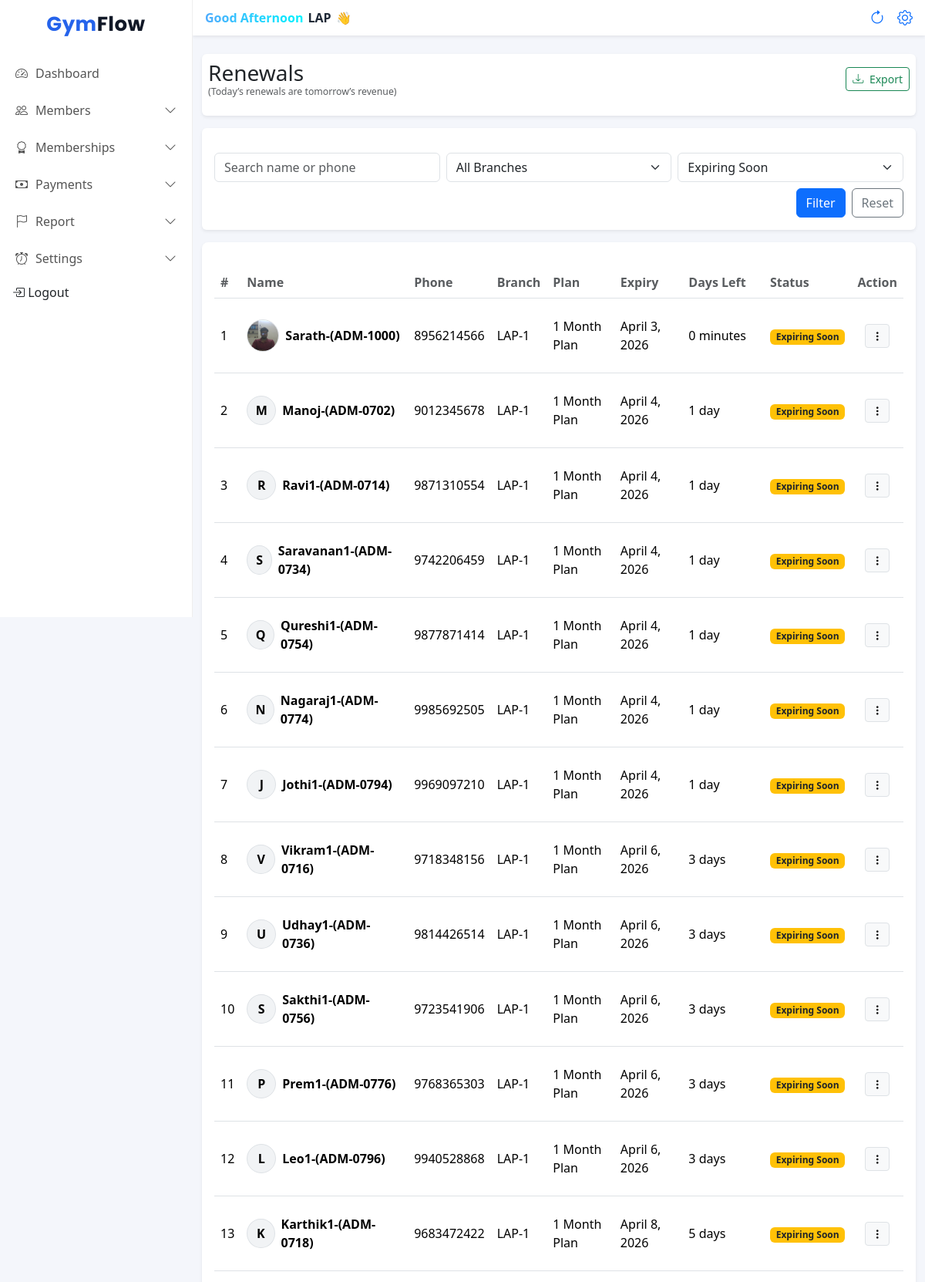
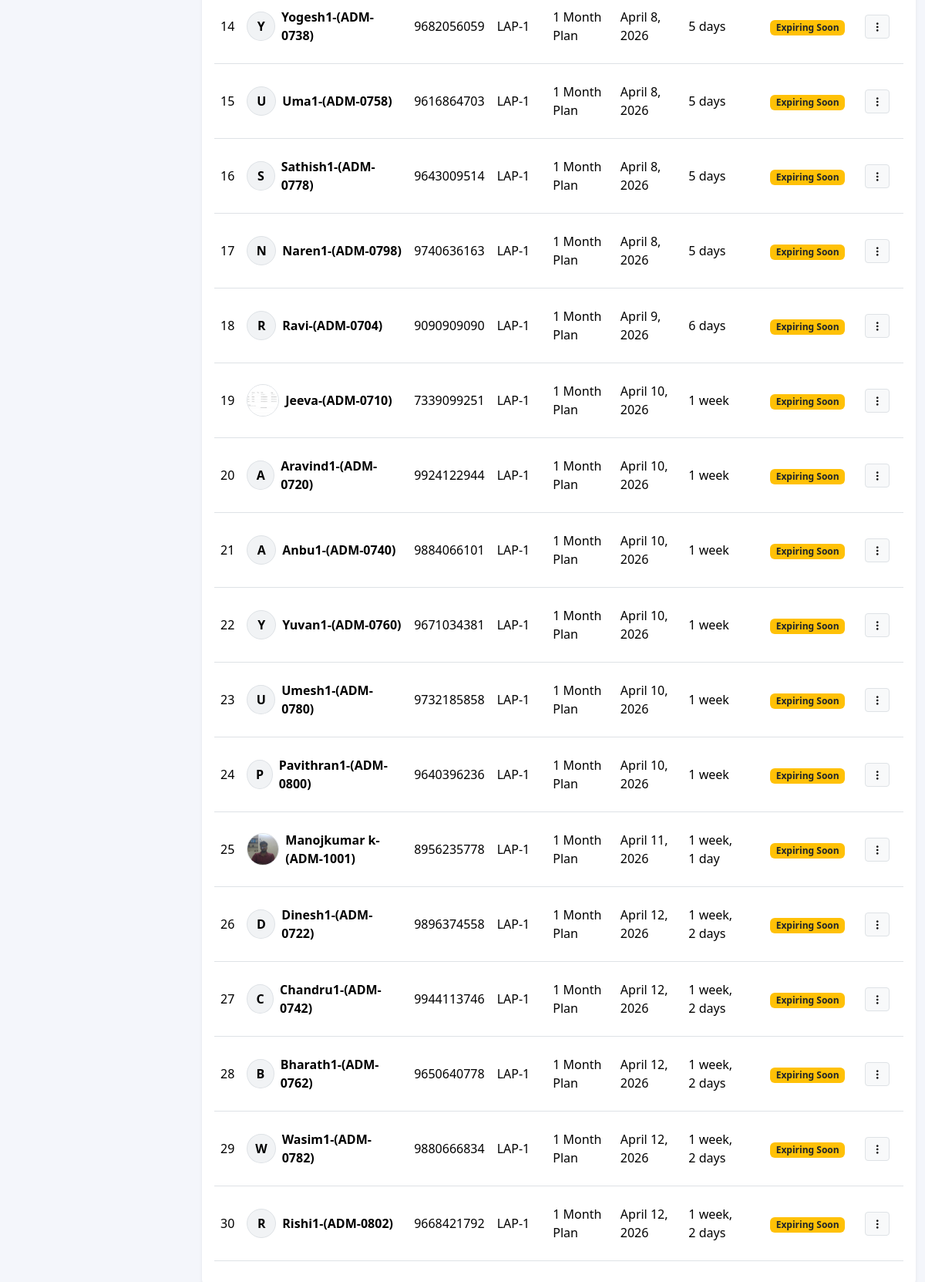
Screenshot of /renewals/ (signed in) with the database file from the repository (2 pictures, top to bottom).
### accounts/models.py (models this page shows, shortened)
class User(AbstractUser):
    ROLE_CHOICES = (
        ('ADMIN', 'Owner'),
        ('TRAINER', 'Trainer'),
    )
    gym = models.ForeignKey(Gym, on_delete=models.CASCADE, null=True, blank=True)
    role = models.CharField(max_length=10, choices=ROLE_CHOICES, default='TRAINER')
    phone = models.CharField(max_length=15, blank=True, null=True)
    branch = models.ForeignKey(Branch, on_delete=models.SET_NULL, null=True, blank=True)

### frontend/models.py (models this page shows, shortened)
class Member(models.Model):
    STATUS_CHOICES = (
        ('active', 'Active'),
        ('expiring', 'Expiring Soon'),
        ('expired', 'Expired'),
    )
    is_deleted = models.BooleanField(default=False)
    admission_number = models.CharField(max_length=10,  blank=True, null=True)
    DOB=models.DateField(null=True,blank=True)
    gym = models.ForeignKey(Gym, on_delete=models.CASCADE, related_name="members")
    branch = models.ForeignKey(Branch, on_delete=models.CASCADE, related_name="members")
    name = models.CharField(max_length=100)
    phone = models.CharField(max_length=15)
    join_date = models.DateField(default=date.today)
    photo = models.ImageField(upload_to="members/", blank=True, null=True)
    plan = models.ForeignKey(MembershipPlan, on_delete=models.SET_NULL, null=True, blank=True)
    start_date = models.DateField(null=True)
    expiry_date = models.DateField()
    security_deposit = models.DecimalField(max_digits=10, decimal_places=2, default=0)
    status = models.CharField(max_length=10, choices=STATUS_CHOICES, default='active')
    created_at = models.DateTimeField(auto_now_add=True)
    class Meta:
        unique_together = ("gym", "admission_number")
    def __str__(self):
        return f"{self.name} ({self.branch.name})"

class Branch(models.Model):
    gym = models.ForeignKey(Gym, on_delete=models.CASCADE, related_name="branches")
    name = models.CharField(max_length=100)
    address = models.TextField(blank=True)
    phone = models.CharField(max_length=15, blank=True)
    created_at = models.DateTimeField(auto_now_add=True)
    class Meta:
        unique_together = ('gym', 'name')  # same gym can't have 2 branches with same name
    def __str__(self):
        return f"{self.name} - {self.gym.name}"

class MembershipPlan(models.Model):
    branch = models.ForeignKey(Branch, on_delete=models.CASCADE, related_name="plans")
    name = models.CharField(max_length=50)  # Monthly / Quarterly
    duration_days = models.PositiveIntegerField()
    start_date = models.DateField(null=True)
    end_date = models.DateField(null=True)
    price = models.DecimalField(max_digits=8, decimal_places=2)
    is_active = models.BooleanField(default=True)
    created_at = models.DateTimeField(auto_now_add=True)
    class Meta:
        unique_together = ('branch', 'name')  # same branch can't have same plan name twice

### frontend/views.py (the view)
# urls.py: path("renewals/", renewals_page, name="renewals_page"),
@login_required
@owner_or_trainer
def renewals_page(request):
    gym = request.user.gym
    update_member_statuses(gym)
    today = timezone.localdate()
    q = request.GET.get("q", "").strip()
    branch_id = request.GET.get("branch", "").strip()
    status = request.GET.get("status", "expiring").strip()
    members = Member.objects.filter(gym=gym , is_deleted=False).select_related("branch", "plan")
    if q:
        members = members.filter(
            Q(name__icontains=q) |
            Q(phone__icontains=q) |
            Q(admission_number__icontains=q)
        )
    if branch_id:
        members = members.filter(branch_id=branch_id)
    days = gym.expiry_reminder_days_before or 7
    expiring_limit = today + timedelta(days=days)
    if status == "expired":
        members = members.filter(expiry_date__lt=today)
    elif status == "expiring":
        members = members.filter(expiry_date__gte=today, expiry_date__lte=expiring_limit)
    elif status == "active":
        members = members.filter(expiry_date__gt=expiring_limit)
    elif status == "all":
        pass
    branches = Branch.objects.filter(gym=gym).order_by("name")
    context = {
        "members": members.order_by("expiry_date"),
        "branches": branches,
        "q": q,
        "branch_id": branch_id,
        "status": status,
        "today": today,
        "expiring_limit": expiring_limit,
    }
    print(context)
    return render(request, "renewals.html", context)

### frontend/views.py (called while the page is built)
def update_member_statuses(gym):
    today = timezone.localdate()
    days = gym.expiry_reminder_days_before or 7
    alert_limit = today + timedelta(days=7)
    expiring_limit = today + timedelta(days=days)
    Member.objects.filter(
        gym=gym,
        expiry_date__lt=today
    ).exclude(status="expired").update(status="expired")
    Member.objects.filter(
        gym=gym,
        expiry_date__gte=today,
        expiry_date__lte=expiring_limit
    ).exclude(status="expiring").update(status="expiring")
    Member.objects.filter(
        gym=gym,
        expiry_date__gt=expiring_limit
    ).exclude(status="active").update(status="active")

### frontend/templates/renewals.html (shortened to what this page needs)
{% extends "base.html" %}
{% block content %}
<div class="container-fluid mt-4">
<div class="card shadow-sm border-0 mb-3 py-2 px-2">
  <div class="d-flex justify-content-between align-items-center mb-3">
    <h3 class="mb-0">Renewals
    <span style="font-size: 14px;">
        <p class="text-muted small mb-0">(Today’s renewals are tomorrow’s revenue)</p>
    </span>
    </h3>
    <button class="btn btn-outline-success btn-sm" id="exportCsv">
      <i class="bi bi-download me-1"></i> Export
  </button>
  </div>
</div>
  <form method="get">
    <div class="card shadow-sm border-0 mb-3 pt-3">
      <div class="card-body">
        <div class="row g-2">
          <div class="col-12 col-md-4">
            <input type="text"
                   name="q"
                   value="{{ q }}"
                   class="form-control"
                   placeholder="Search name or phone">
          </div>
          <div class="col-12 col-md-4">
            <select name="branch" class="form-select">
              <option value="">All Branches</option>
            </select>
          </div>
          <div class="col-12 col-md-4">
            <select name="status" class="form-select">
              <option value="expiring" {% if status == "expiring" %}selected{% endif %}>Expiring Soon</option>
            </select>
          </div>
          <div class="col-12 d-flex justify-content-end gap-2 mt-2">
            <button type="submit" class="btn btn-primary">Filter</button>
            <a class="btn btn-outline-secondary" href="{% url 'renewals_page' %}">Reset</a>
          </div>
        </div>
      </div>
    </div>
  </form>
  <div class="card shadow-sm border-0 rounded-3 pt-3 pb-3 d-none d-md-block">
    <div class="card-body">
      <div class="table-responsive">
        <table class="table table-hover table-hover align-middle" id="renewalsTable">
          <thead>
            <tr>
              <th class="fw-semibold text-muted">#</th>
              <th class="fw-semibold text-muted">Name</th>
              <th class="fw-semibold text-muted">Phone</th>
              <th class="fw-semibold text-muted">Branch</th>
              <th class="fw-semibold text-muted">Plan</th>
              <th class="fw-semibold text-muted">Expiry</th>
              <th class="fw-semibold text-muted">Days Left</th>
              <th class="fw-semibold text-muted">Status</th>
              <th class="fw-semibold text-muted">Action</th>
            </tr>
          </thead>
          <tbody>
            {% for m in members %}
            {% with days_left=m.expiry_date|timeuntil:today %}
            <tr>
              <td class="py-4 ">{{ forloop.counter }}</td>
              <td>
                <div class="d-flex align-items-center gap-2">
                  {% if m.photo %}
                  <img src="{{ m.photo.url }}" alt="{{ m.name }}" width="42" height="42"
                      class="rounded-circle border" style="object-fit: cover;">
                  {% else %}
                  <div class="rounded-circle border d-flex align-items-center justify-content-center"
                      style="width:38px;height:38px;background:#f1f3f5;font-weight:600;">
                      {{ m.name|slice:":1"|upper }}
                  </div>
                  {% endif %}
                  <div class="fw-semibold">{{ m.name }}-({{ m.admission_number }})</div>
              </div>
              </td>
              <td class="py-4 ">{{ m.phone }}</td>
              <td class="py-4 ">{{ m.branch.name }}</td>
              <td class="py-4 ">{% if m.plan %}{{ m.plan.name }}{% else %}-{% endif %}</td>
              <td class="py-4 ">{{ m.expiry_date }}</td>
              <td class="py-4 ">
                {% if m.expiry_date < today %}
                  <span class="text-danger fw-bold">
                    Expired
                  </span>
                {% else %}
                  {{ m.expiry_date|timeuntil:today }}
                {% endif %}
              </td>
              <td class="py-4 ">
                {% if m.expiry_date < today %}
                  <span class="badge bg-danger">Expired</span>
                {% elif m.expiry_date <= expiring_limit %}
                  <span class="badge bg-warning text-dark">Expiring Soon</span>
                {% else %}
                  <span class="badge bg-success">Active</span>
                {% endif %}
              </td>
              <td class="text-center py-4">
                <div class="dropdown action-dropdown">
                  <button class="btn btn-light btn-sm border"
                          type="button"
                          data-bs-toggle="dropdown"
                          aria-expanded="false">
                    <i class="bi bi-three-dots-vertical"></i>
                  </button>
                </div>
              </td>
            </tr>
            {% endwith %}
            {% empty %}
            <tr>
              <td colspan="9" class="text-center">No renewals found</td>
            </tr>
            {% endfor %}
          </tbody>
        </table>
      </div>
    </div>
  </div>
</div>
{% endblock %}

### frontend/templates/base.html (shortened to what this page needs)
{% load static %}
<!DOCTYPE html>
<html lang="en">
<head>
    <link href="https://cdn.jsdelivr.net/npm/bootstrap@5.3.3/dist/css/bootstrap.min.css" rel="stylesheet">
    <link href="https://cdn.jsdelivr.net/npm/bootstrap-icons/font/bootstrap-icons.css" rel="stylesheet">
    <link rel="stylesheet" href="{% static 'css/dashboard.css' %}">
</head>
<body>
    <div class="sidebar" id="sidebar">
        <h4 class="brand-logo text-center py-3">
            Gym<span>Flow</span>
        </h4>
        <a class="" href="{% url 'dashboard' %}">
            <i class="bi bi-speedometer2"></i> Dashboard
        </a>
        <a href="javascript:void(0)" class="menu-toggle">
            <i class="bi bi-people"></i> Members
            <i class="bi bi-chevron-down ms-auto"></i>
        </a>
        <a href="javascript:void(0)" class="menu-toggle">
            <i class="bi bi-award"></i> Memberships
            <i class="bi bi-chevron-down ms-auto"></i>
        </a>
        <a href="javascript:void(0)" class="menu-toggle">
            <i class="bi bi-cash"></i> Payments
            <i class="bi bi-chevron-down ms-auto"></i>
        </a>
        <a href="javascript:void(0)" class="menu-toggle">
            <i class="bi bi-flag"></i> Report
            <i class="bi bi-chevron-down ms-auto"></i>
        </a>
        {% if request.user.role == "ADMIN" %}
        <a href="javascript:void(0)" class="menu-toggle">
            <i class="bi bi-alarm"></i> Settings
            <i class="bi bi-chevron-down ms-auto"></i>
        </a>
        {% endif %}
        <form method="post" action="{% url 'logout' %}" class="d-inline">
            <button type="submit" class="dropdown-item px-3 mt-2">
                <i class="bi bi-box-arrow-in-right"></i> Logout
            </button>
        </form>
    </div>
    <div class="content">
        <nav class="navbar bg-white shadow-sm px-3">
            <div class="d-flex align-items-center gap-2">
                <div class="welcome-text">
                    <span class="greeting">Welcome Back</span>
                    <span class="username">{{ request.user.username }}</span>
                    <span class="wave">👋</span>
                </div>
            </div>
            <div class="d-flex align-items-center">
                <a href="" class="px-3 fs-5" hreflang="Page Refresh"><i class="bi bi-arrow-clockwise"></i></a>
                <a href="{% url 'gym_profile' %}" class="fs-5" hreflang="Profile Setting"><i class="bi bi-gear"></i></a>
            </div>
        </nav>
        {% block content %}
        {% endblock %}
</body>
</html>

### frontend/static/css/dashboard.css (style rules this page uses)
body { background-color: #f5f7fb; overflow-x: hidden; }
.sidebar { width: 250px; min-height: 100vh; background: #ffffff; border-right: 1px solid #eee; position: fixed; top: 0; left: 0; transform: translateX(-100%); transition: transform 0.3s ease; z-index: 1050; }
.sidebar h4 { font-weight: 700; }
.sidebar a { color: #555; text-decoration: none; padding: 12px 20px; display: flex; align-items: center; font-weight: 500; gap: 10px; }
.content { margin-left: 0; transition: margin-left 0.3s ease; width: 100%; }
@media (min-width: 992px) { .sidebar { transform: translateX(0); } }
@media (min-width: 992px) { .content { margin-left: 250px; width: calc(100% - 250px); } }
.menu-toggle { cursor: pointer; }
.menu-toggle i.bi-chevron-down { transition: transform 0.3s; }
.table { margin-bottom: 0; }

### frontend/templates/base.html (style rules this page uses)
.brand-logo { font-family: 'Poppins', sans-serif; font-weight: 700; font-size: 26px; letter-spacing: 0.5px; color: #2563eb; }
.brand-logo span { color: #111827; }
body { background: #f4f6fb; }
.welcome-text { display: flex; align-items: center; gap: 6px; font-weight: 600; }
.greeting { font-size: 16px; background: linear-gradient(90deg, #4facfe, #00f2fe); -webkit-background-clip: text; -webkit-text-fill-color: transparent; }
.username { font-size: 16px; color: #1f2937; }
.wave { display: inline-block; animation: waveAnim 1.8s infinite; transform-origin: 70% 70%; }

### rows the page displays
User: user.username "LAP"
Member: photo (picture), name "Sarath", admission_number "ADM-1000", phone "8956214566", branch.name "LAP-1", plan.name "1 Month Plan", expiry_date "April 3, 2026", expiry_date "0 minutes", shows "Expiring Soon"
Member: name "M", name "Manoj", admission_number "ADM-0702", phone "9012345678", branch.name "LAP-1", plan.name "1 Month Plan", expiry_date "April 4, 2026", expiry_date "1 day", shows "Expiring Soon"
Member: name "R", name "Ravi1", admission_number "ADM-0714", phone "9871310554", branch.name "LAP-1", plan.name "1 Month Plan", expiry_date "April 4, 2026", expiry_date "1 day", shows "Expiring Soon"
Member: name "S", name "Saravanan1", admission_number "ADM-0734", phone "9742206459", branch.name "LAP-1", plan.name "1 Month Plan", expiry_date "April 4, 2026", expiry_date "1 day", shows "Expiring Soon"
Member: name "Q", name "Qureshi1", admission_number "ADM-0754", phone "9877871414", branch.name "LAP-1", plan.name "1 Month Plan", expiry_date "April 4, 2026", expiry_date "1 day", shows "Expiring Soon"
Member: name "N", name "Nagaraj1", admission_number "ADM-0774", phone "9985692505", branch.name "LAP-1", plan.name "1 Month Plan", expiry_date "April 4, 2026", expiry_date "1 day", shows "Expiring Soon"
Member: name "J", name "Jothi1", admission_number "ADM-0794", phone "9969097210", branch.name "LAP-1", plan.name "1 Month Plan", expiry_date "April 4, 2026", expiry_date "1 day", shows "Expiring Soon"
Member: name "V", name "Vikram1", admission_number "ADM-0716", phone "9718348156", branch.name "LAP-1", plan.name "1 Month Plan", expiry_date "April 6, 2026", expiry_date "3 days", shows "Expiring Soon"
Member: name "U", name "Udhay1", admission_number "ADM-0736", phone "9814426514", branch.name "LAP-1", plan.name "1 Month Plan", expiry_date "April 6, 2026", expiry_date "3 days", shows "Expiring Soon"
Member: name "S", name "Sakthi1", admission_number "ADM-0756", phone "9723541906", branch.name "LAP-1", plan.name "1 Month Plan", expiry_date "April 6, 2026", expiry_date "3 days", shows "Expiring Soon"
Member: name "P", name "Prem1", admission_number "ADM-0776", phone "9768365303", branch.name "LAP-1", plan.name "1 Month Plan", expiry_date "April 6, 2026", expiry_date "3 days", shows "Expiring Soon"
Member: name "L", name "Leo1", admission_number "ADM-0796", phone "9940528868", branch.name "LAP-1", plan.name "1 Month Plan", expiry_date "April 6, 2026", expiry_date "3 days", shows "Expiring Soon"
Member: name "K", name "Karthik1", admission_number "ADM-0718", phone "9683472422", branch.name "LAP-1", plan.name "1 Month Plan", expiry_date "April 8, 2026", expiry_date "5 days", shows "Expiring Soon"
Member: name "Y", name "Yogesh1", admission_number "ADM-0738", phone "9682056059", branch.name "LAP-1", plan.name "1 Month Plan", expiry_date "April 8, 2026", expiry_date "5 days", shows "Expiring Soon"
Member: name "U", name "Uma1", admission_number "ADM-0758", phone "9616864703", branch.name "LAP-1", plan.name "1 Month Plan", expiry_date "April 8, 2026", expiry_date "5 days", shows "Expiring Soon"
Member: name "S", name "Sathish1", admission_number "ADM-0778", phone "9643009514", branch.name "LAP-1", plan.name "1 Month Plan", expiry_date "April 8, 2026", expiry_date "5 days", shows "Expiring Soon"
Member: name "N", name "Naren1", admission_number "ADM-0798", phone "9740636163", branch.name "LAP-1", plan.name "1 Month Plan", expiry_date "April 8, 2026", expiry_date "5 days", shows "Expiring Soon"
Member: name "R", name "Ravi", admission_number "ADM-0704", phone "9090909090", branch.name "LAP-1", plan.name "1 Month Plan", expiry_date "April 9, 2026", expiry_date "6 days", shows "Expiring Soon"
Member: photo (picture), name "Jeeva", admission_number "ADM-0710", phone "7339099251", branch.name "LAP-1", plan.name "1 Month Plan", expiry_date "April 10, 2026", expiry_date "1 week", shows "Expiring Soon"
Member: name "A", name "Aravind1", admission_number "ADM-0720", phone "9924122944", branch.name "LAP-1", plan.name "1 Month Plan", expiry_date "April 10, 2026", expiry_date "1 week", shows "Expiring Soon"
Member: name "A", name "Anbu1", admission_number "ADM-0740", phone "9884066101", branch.name "LAP-1", plan.name "1 Month Plan", expiry_date "April 10, 2026", expiry_date "1 week", shows "Expiring Soon"
Member: name "Y", name "Yuvan1", admission_number "ADM-0760", phone "9671034381", branch.name "LAP-1", plan.name "1 Month Plan", expiry_date "April 10, 2026", expiry_date "1 week", shows "Expiring Soon"
Member: name "U", name "Umesh1", admission_number "ADM-0780", phone "9732185858", branch.name "LAP-1", plan.name "1 Month Plan", expiry_date "April 10, 2026", expiry_date "1 week", shows "Expiring Soon"
Member: name "P", name "Pavithran1", admission_number "ADM-0800", phone "9640396236", branch.name "LAP-1", plan.name "1 Month Plan", expiry_date "April 10, 2026", expiry_date "1 week", shows "Expiring Soon"
Member: photo (picture), name "Manojkumar k", admission_number "ADM-1001", phone "8956235778", branch.name "LAP-1", plan.name "1 Month Plan", expiry_date "April 11, 2026", expiry_date "1 week, 1 day", shows "Expiring Soon"
Member: name "D", name "Dinesh1", admission_number "ADM-0722", phone "9896374558", branch.name "LAP-1", plan.name "1 Month Plan", expiry_date "April 12, 2026", expiry_date "1 week, 2 days", shows "Expiring Soon"
Member: name "C", name "Chandru1", admission_number "ADM-0742", phone "9944113746", branch.name "LAP-1", plan.name "1 Month Plan", expiry_date "April 12, 2026", expiry_date "1 week, 2 days", shows "Expiring Soon"
Member: name "B", name "Bharath1", admission_number "ADM-0762", phone "9650640778", branch.name "LAP-1", plan.name "1 Month Plan", expiry_date "April 12, 2026", expiry_date "1 week, 2 days", shows "Expiring Soon"
Member: name "W", name "Wasim1", admission_number "ADM-0782", phone "9880666834", branch.name "LAP-1", plan.name "1 Month Plan", expiry_date "April 12, 2026", expiry_date "1 week, 2 days", shows "Expiring Soon"
Member: name "R", name "Rishi1", admission_number "ADM-0802", phone "9668421792", branch.name "LAP-1", plan.name "1 Month Plan", expiry_date "April 12, 2026", expiry_date "1 week, 2 days", shows "Expiring Soon"
